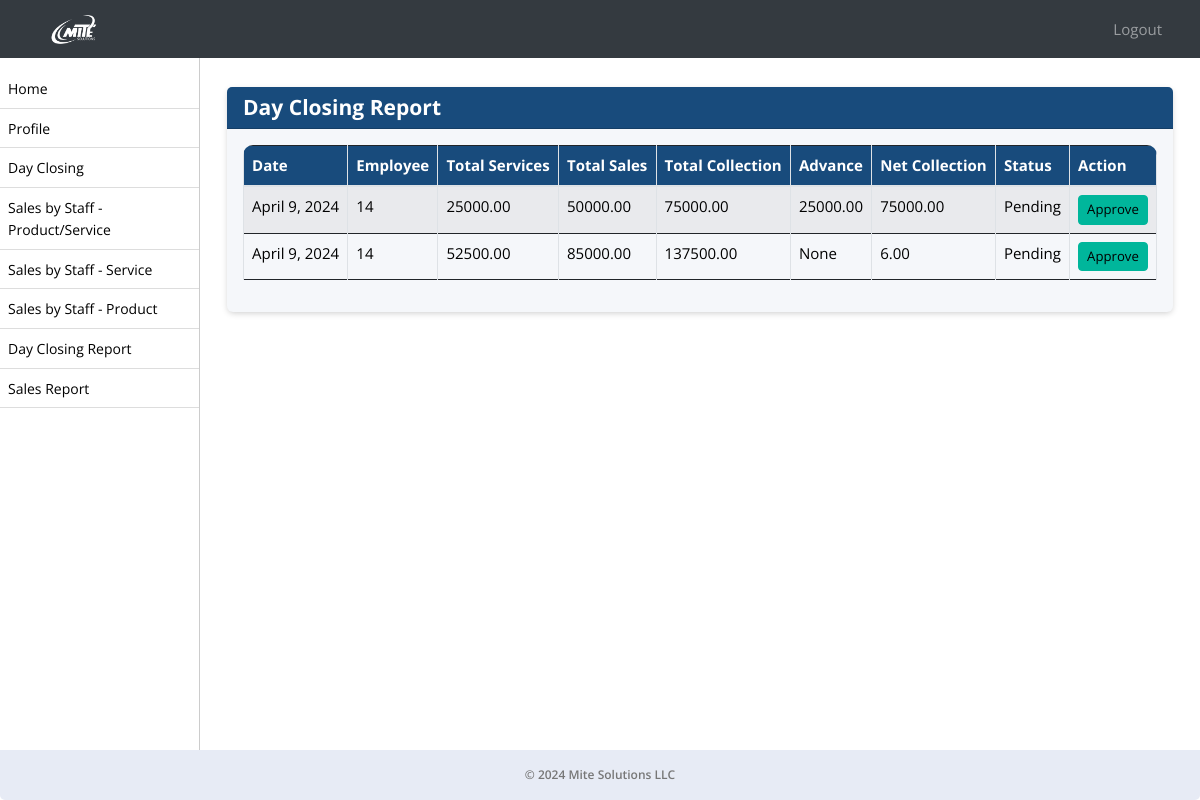
Page /sale/day-closing-report/ (signed in) on the committed database.
### ezshopapp/models.py (models this page shows, shortened)
class Module(models.Model):
    URL_CHOICES = [
        ('/sale/dayclosing/', 'Day Closing'),
        ('/dayclosing/admin/', 'Admin Day Closing'),
        ('/sale/sales-by-staff-item-service/', 'Sales by Staff - Product/Service'),
        ('/sale/sales-by-staff-service/', 'Sales by Staff - Service'),
        ('/sale/sales-by-staff-item/', 'Sales by Staff - Product'),
        ('/sale/day-closing-report/', 'Day Closing Report'),
        ('/sale/sales-report/', 'Sales Report'),
    ]
    URL_NAMES = [
        ('Day Closing', '/sale/dayclosing/'),
        ('Admin Day Closing', '/dayclosing/admin/'),
        ('Sales by Staff - Product/Service', '/sale/sales-by-staff-item-service/'),
        ('Sales by Staff - Service', '/sale/sales-by-staff-service/'),
        ('Sales by Staff - Product', '/sale/sales-by-staff-item/'),
        ('Day Closing Report', '/sale/day-closing-report/'),
        ('Sales Report', '/sale/sales-report/'),
    ]
    url = models.CharField(max_length=150, choices=URL_CHOICES, null=True, verbose_name='Page Name')
    name = models.CharField(max_length=50, choices=URL_NAMES, null=True, verbose_name='Page URL')
    created_on = models.DateTimeField(auto_now_add=True, null=True)

class DayClosing(models.Model):
    date = models.DateField()
    employee = models.ForeignKey(Employee, on_delete=models.CASCADE, blank=True, null=True)
    total_services = models.DecimalField(max_digits=8, decimal_places=2)
    total_sales = models.DecimalField(max_digits=8, decimal_places=2)
    total_collection = models.DecimalField(max_digits=8, decimal_places=2)
    advance = models.DecimalField(max_digits=8, decimal_places=2, blank=True, null=True)
    net_collection = models.DecimalField(max_digits=8, decimal_places=2)
    status = models.CharField(max_length=10, choices=STATUS_CHOICES, default='pending')
    created_on = models.DateTimeField(auto_now_add=True, null=True)

class Employee(models.Model):
    employee_id = models.CharField(max_length=10, unique=True)
    username = models.CharField(max_length=50, null=True)
    password = models.CharField(max_length=50, null=True)
    business_profile = models.CharField(max_length=255, null=True)
    business_profile_id = models.IntegerField(null=True)
    first_name = models.CharField(max_length=255)
    second_name = models.CharField(max_length=255)
    nationality = models.CharField(max_length=255)
    mobile_no = models.CharField(max_length=20, blank=True, null=True)
    passport_no = models.CharField(max_length=20, unique=True)
    passport_expiration_date = models.DateField()
    emirates_id = models.CharField(max_length=20, unique=True)
    id_expiration_date = models.DateField()
    basic_pay = models.DecimalField(max_digits=10, decimal_places=2)
    house_allowance = models.DecimalField(max_digits=10, decimal_places=2, default=0)
    transportation_allowance = models.DecimalField(max_digits=10, decimal_places=2, default=0)
    commission_percentage = models.DecimalField(max_digits=5, decimal_places=2, default=0, validators=[MinValueValidator(0)])
    joining_date = models.DateField()
    job_role = models.ForeignKey(Role, on_delete=models.SET_NULL, null=True)
    is_employee = models.BooleanField(default=True)
    created_on = models.DateTimeField(auto_now_add=True, null=True)

### ezshopapp/views.py (the view)
# urls.py: path('sale/day-closing-report/', day_closing_report, name='day_closing_report'),
def day_closing_report(request):
    logged_in_employee_id = request.session.get('employee_id')  # If using session
    day_closings_list = DayClosing.objects.filter(employee__id=logged_in_employee_id).order_by('-created_on')
    employees = Employee.objects.get(id=logged_in_employee_id)
    role = Role.objects.filter(name=employees.job_role).first()
    active_modules = role.modules.all()
    paginator = Paginator(day_closings_list, 10)
    page = request.GET.get('page')
    try:
        day_closings = paginator.page(page)
    except PageNotAnInteger:
        day_closings = paginator.page(1)
    except EmptyPage:
        day_closings = paginator.page(paginator.num_pages)
    return render(request, 'day_closing_report.html', {'day_closings': day_closings, 'active_modules':active_modules})

### ezshopapp/models.py (called while the page is built)
    def __str__(self):
        return self.name

### ezshopapp/templates/day_closing_report.html (shortened to what this page needs)
{% extends 'emp_base.html' %}
{% block content %}
<div class="container mb-5">
    <div class="card mt-3">
        <div class="card-header">
            <h4 class="mb-0 text-white">Day Closing Report</h4>
        </div>
        <div class="card-body">
            <div class="table-responsive">
            <table class="table table-bordered table-striped nowrap" id="dayclosingemp">
                <thead>
                    <tr>
                        <th>Date</th>
                        <th>Employee</th>
                        <th>Total Services</th>
                        <th>Total Sales</th>
                        <th>Total Collection</th>
                        <th>Advance</th>
                        <th>Net Collection</th>
                        <th>Status</th>
                        <th>Action</th>
                    </tr>
                </thead>
                <tbody>
                    {% for day_closing in day_closings %}
                    <tr>
                        <td>{{ day_closing.date }}</td>
                        <td>{{ day_closing.employee.id }}</td>
                        <td>{{ day_closing.total_services }}</td>
                        <td>{{ day_closing.total_sales }}</td>
                        <td>{{ day_closing.total_collection }}</td>
                        <td>{{ day_closing.advance }}</td>
                        <td>{{ day_closing.net_collection }}</td>
                        <td class="text-capitalize">{{ day_closing.status }}</td>
                        <td>
                            <div class="d-flex justify-content-between align-items-center gap-3">
                                {% if day_closing.status == 'pending' %}
                                    <a href="{% url 'approve_day_closing' day_closing.id %}" class="btn btn-success btn-sm">Approve</a>
                                {% else %}
                                    <button class="btn btn-secondary btn-sm" disabled>Approved</button>
                                {% endif %}
                            </div>
                        </td>
                    </tr>
                    {% endfor %}
                </tbody>
            </table>
        </div>
        </div>
    </div>
</div>
{% endblock %}

### ezshopapp/templates/emp_base.html (shortened to what this page needs)
{% load static %}
<!DOCTYPE html>
<html lang="en">
<head>
    <link rel="stylesheet" href="https://stackpath.bootstrapcdn.com/bootstrap/4.3.1/css/bootstrap.min.css">
    <link href="../../static/js/style.css" rel="stylesheet">
    <link rel="stylesheet" type="text/css" href="https://cdn.datatables.net/1.11.5/css/jquery.dataTables.css">
    <link rel="stylesheet" href="https://use.fontawesome.com/releases/v5.8.2/css/all.css">
    <link rel="stylesheet" href="https://cdn.datatables.net/1.10.24/css/dataTables.bootstrap4.min.css"/>
    <link rel="stylesheet" type="text/css" href="https://cdn.jsdelivr.net/npm/daterangepicker/daterangepicker.css" />
<link rel="stylesheet" href="https://cdn.datatables.net/2.0.2/css/dataTables.bootstrap5.css">
<link rel="stylesheet" href="https://cdn.datatables.net/responsive/3.0.0/css/responsive.bootstrap5.css">
<link rel="stylesheet" type="text/css" href="https://cdn.datatables.net/buttons/2.2.2/css/buttons.bootstrap5.min.css">
</head>
<body>
<nav class="navbar navbar-expand-lg navbar-dark bg-dark fixed-top">
    <a class="navbar-brand text-left" href="/employee-dashboard/">
         <img src="../../static/assets/logo.png" alt="Mite Solutions"  style="filter: brightness(0) invert(1);" width="5%">
    </a>
    <div class="collapse navbar-collapse" id="navbarNav">
        <ul class="navbar-nav ml-auto pl-3">
                <a class="nav-link" href="{% url 'employee_logout' %}" id="logout-link">Logout</a>
        </ul>
    </div>
</nav>
<div id="sidebar">
<ul id="font-c" style="max-height: 400px; overflow-y: scroll;">
    <li><a href="/employee-dashboard/">Home</a></li>
    <li><a href="/profile/">Profile</a></li>
    {% for module in active_modules %}
        <li>
            <a href="{{ module.url }}">{{ module.name }}</a>
        </li>
    {% endfor %}
</ul>
</div>
<div id="content">
    {% block content %}{% endblock %}
    <footer class="footer mt-auto py-3 bg-light">
        <div class="container text-center">
            <span class="text-muted">&copy; 2024 Mite Solutions LLC</span>
        </div>
    </footer>
</div>
</body>
</html>

### ezshopapp/templates/emp_base.html (style rules this page uses)
body, p, h1, h2, h3, h4, h5, h6, a, li, label, input, div, span, small { font-family: "Open Sans", sans-serif !important; }
.bg-light { border-bottom-right-radius:5px; border-bottom-left-radius:5px; font-weight: 600; color:#000; }
#font-c>li>a { font-size:14px !important; }
body { padding-top: 56px; background-color: #ffffff !important; }
table thead { border-radius: 5px !important; }
table thead th { vertical-align: bottom; border-bottom: 2px solid #dee2e6; background-color: #184b7c !important; color: #fff !important; }
tbody { border-bottom: 0px !important; }
#sidebar { height: 100%; width: 200px; position: fixed; top: 0; left: 0; background-color: #fff; padding-top: 36px; border-right:1px solid #ccc; }
table { border:1px !important; }
#content { margin-left: 200px; padding: 15px; }
#sidebar ul { list-style: none; padding: 0; }
#sidebar ul li { padding: 8px; border-bottom: 1px solid #ddd; }
#sidebar ul li a { text-decoration: none; color: #000; }
.navbar-brand { margin-left: 4%; }
div>.table-responsive, table, table>thead { border-radius: 10px !important; }
.card { border:0px !important; margin-top:15px; margin-bottom:15px; box-shadow: 0px 2px 6px -1px #ccc; }
.card-header { background-color: #184b7c !important; color:#fff !important; }
a { text-decoration: none !important; }
.bg-dark { background-color: #343a40 !important; }
.navbar-nav.ml-auto { margin-right: 15px; }
.navbar-nav.ml-auto a { color: #fff; margin-right: 15px; }
.footer { position: fixed; left: 0; z-index: 1; bottom: 0; width: 100%; font-size:12px; background-color: #343a40; color: #fff; padding: 8px 0; }
.text-muted { color:#777 !important; }

### rows in the picture
Module: name "Day Closing"
Module: name "Sales by Staff - Product/Service"
Module: name "Sales by Staff - Service"
Module: name "Sales by Staff - Product"
Module: name "Day Closing Report"
Module: name "Sales Report"
DayClosing: date "April 9, 2024", employee.id "14", total_services "25000.00", total_sales "50000.00", total_collection "75000.00", advance "25000.00", net_collection "75000.00", status "Pending", shows "Approve"
DayClosing: date "April 9, 2024", employee.id "14", total_services "52500.00", total_sales "85000.00", total_collection "137500.00", advance "None", net_collection "6.00", status "Pending", shows "Approve"
